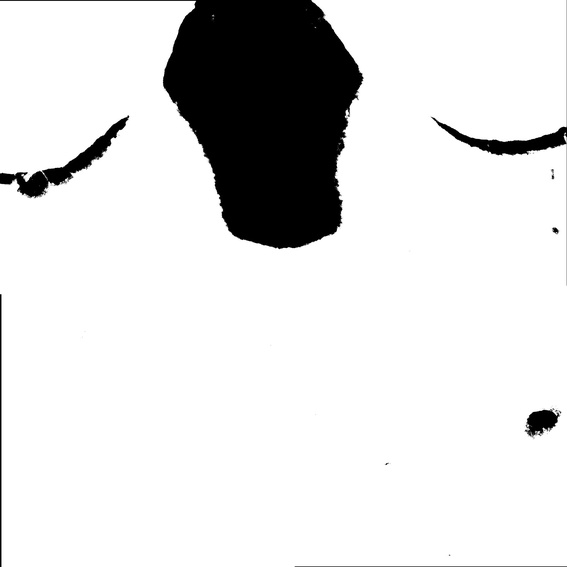
#> input picture project_spring_2020_morgankindel_pkg/Reference_images/2.jpg, 567 x 567 px, shrunk from 1980 x 1979 before the run
$ jupyter execute script.ipynb
#> lines starting #> are read from the running program, lines starting #| are printed output that depends on the picture
[cell 1]
#import required packages
import os
import numpy as np
import pandas as pd
import matplotlib.pyplot as plt
import math
import cv2
from PIL import Image
from PIL import ImageChops

[cell 2]
#import image files
im1 = cv2.imread('./Reference_images/2.jpg')
#> im1 is the input picture: shape (567, 567, 3); min 0, max 255, mean 222.6
im2 = cv2.imread('./Sample_images/2.jpg')
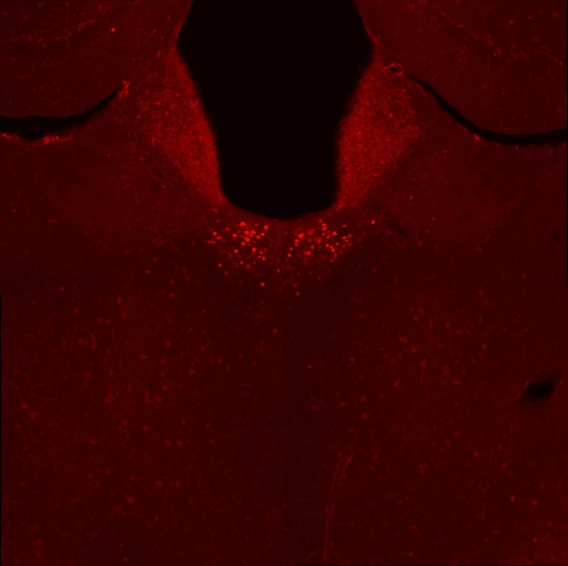
#> input picture project_spring_2020_morgankindel_pkg/Sample_images/2.jpg, 568 x 566 px, shrunk from 1981 x 1974 before the run
#> im2 is the input picture: shape (566, 568, 3); mean B, G, R 1, 0.9, 55.4

[cell 3]
# Make image grid for reference images
images_dir = './Reference_images'
result_grid_filename = './grid.jpg'
result_figsize_resolution = 30 # 1 = 100px

images_list = os.listdir(images_dir)
images_count = len(images_list)
print('Images: ', images_list)
print('Images count: ', images_count)

# Calculate the grid size:
grid_size = math.ceil(math.sqrt(images_count))

# Create plt plot:
fig, axes = plt.subplots(grid_size, grid_size, figsize=(result_figsize_resolution, result_figsize_resolution))

current_file_number = 0

for image_filename in images_list:
    x_position = current_file_number % grid_size
    y_position = current_file_number // grid_size
    plt_image = plt.imread(images_dir + '/' + images_list[current_file_number])
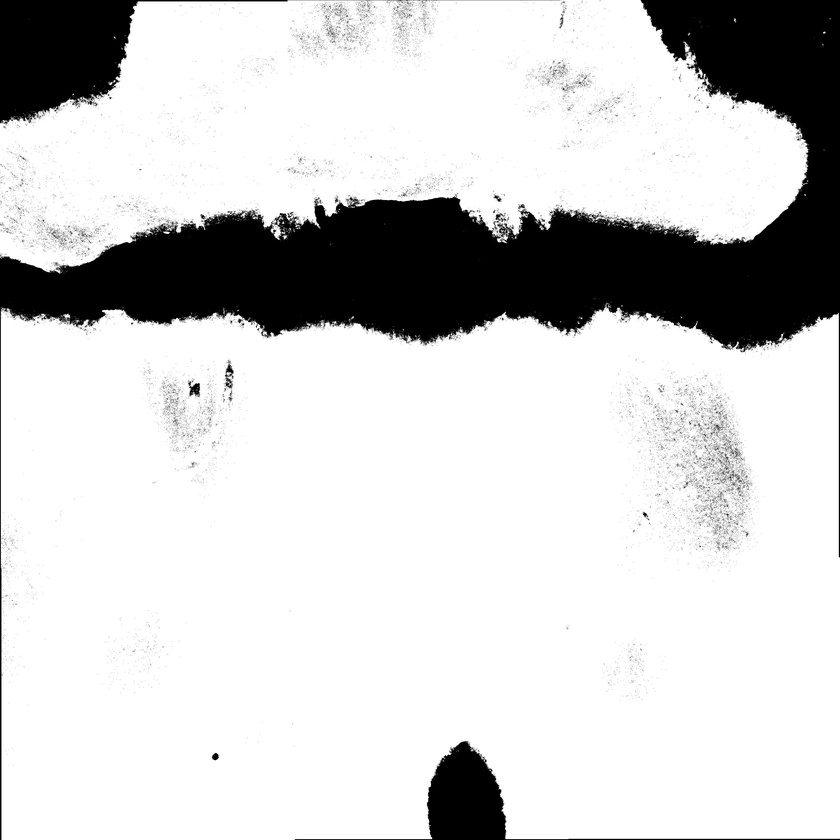
#> input picture project_spring_2020_morgankindel_pkg/Reference_images/0.jpg, 840 x 840 px, shrunk from 2932 x 2931 before the run
#> plt_image is the input picture: shape (840, 840, 3); min 0, max 255, mean 207.7
    axes[x_position, y_position].imshow(plt_image)
    print((current_file_number + 1), '/', images_count, ': ', image_filename)

    current_file_number += 1

plt.subplots_adjust(left=0.0, right=1.0, bottom=0.0, top=1.0)
plt.savefig(result_grid_filename)
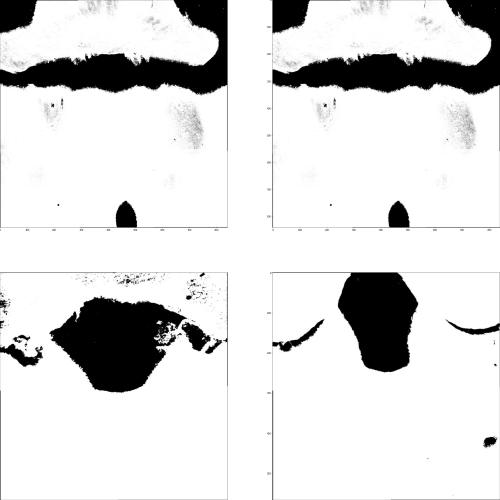
#> figure drawn by matplotlib, 4 panels
